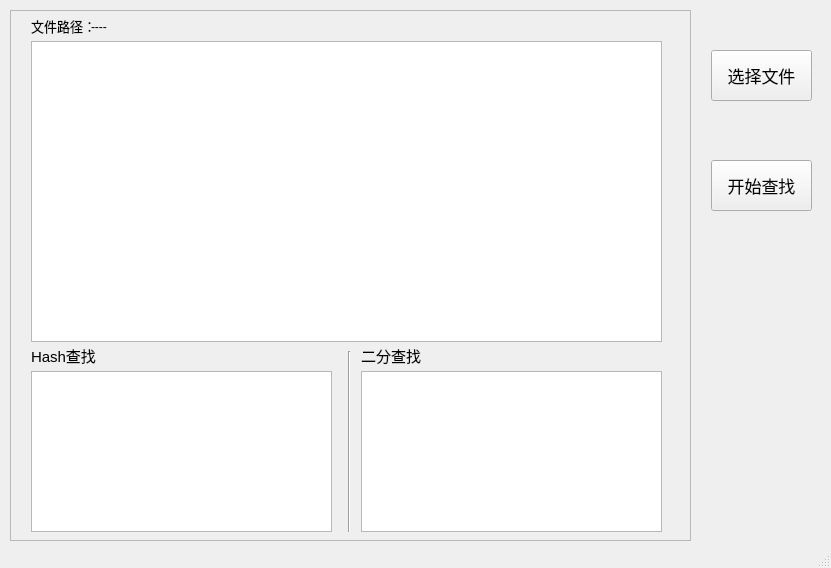
<?xml version="1.0" encoding="UTF-8"?>
<ui version="4.0">
 <class>MainwindowClass</class>
 <widget class="QMainWindow" name="MainwindowClass">
  <property name="geometry">
   <rect>
    <x>0</x>
    <y>0</y>
    <width>831</width>
    <height>568</height>
   </rect>
  </property>
  <property name="maximumSize">
   <size>
    <width>831</width>
    <height>568</height>
   </size>
  </property>
  <property name="windowTitle">
   <string>Mainwindow</string>
  </property>
  <widget class="QWidget" name="centralWidget">
   <widget class="QPushButton" name="fileChoose">
    <property name="geometry">
     <rect>
      <x>711</x>
      <y>50</y>
      <width>101</width>
      <height>51</height>
     </rect>
    </property>
    <property name="font">
     <font>
      <pointsize>13</pointsize>
     </font>
    </property>
    <property name="text">
     <string>选择文件</string>
    </property>
   </widget>
   <widget class="QScrollArea" name="showArea">
    <property name="geometry">
     <rect>
      <x>10</x>
      <y>10</y>
      <width>681</width>
      <height>531</height>
     </rect>
    </property>
    <property name="widgetResizable">
     <bool>true</bool>
    </property>
    <widget class="QWidget" name="scrollAreaWidgetContents">
     <property name="geometry">
      <rect>
       <x>0</x>
       <y>0</y>
       <width>679</width>
       <height>529</height>
      </rect>
     </property>
     <widget class="QTextBrowser" name="codePreviewer">
      <property name="geometry">
       <rect>
        <x>20</x>
        <y>30</y>
        <width>631</width>
        <height>301</height>
       </rect>
      </property>
     </widget>
     <widget class="QLabel" name="Hash">
      <property name="geometry">
       <rect>
        <x>20</x>
        <y>334</y>
        <width>91</width>
        <height>21</height>
       </rect>
      </property>
      <property name="font">
       <font>
        <pointsize>11</pointsize>
       </font>
      </property>
      <property name="text">
       <string>Hash查找</string>
      </property>
     </widget>
     <widget class="QLabel" name="Binary">
      <property name="geometry">
       <rect>
        <x>350</x>
        <y>334</y>
        <width>101</width>
        <height>21</height>
       </rect>
      </property>
      <property name="font">
       <font>
        <pointsize>11</pointsize>
       </font>
      </property>
      <property name="text">
       <string>二分查找</string>
      </property>
     </widget>
     <widget class="Line" name="line">
      <property name="geometry">
       <rect>
        <x>330</x>
        <y>340</y>
        <width>16</width>
        <height>181</height>
       </rect>
      </property>
      <property name="orientation">
       <enum>Qt::Vertical</enum>
      </property>
     </widget>
     <widget class="QLabel" name="fileDir">
      <property name="geometry">
       <rect>
        <x>20</x>
        <y>4</y>
        <width>61</width>
        <height>21</height>
       </rect>
      </property>
      <property name="font">
       <font>
        <pointsize>10</pointsize>
       </font>
      </property>
      <property name="text">
       <string>文件路径：</string>
      </property>
     </widget>
     <widget class="QLabel" name="showFileDir">
      <property name="geometry">
       <rect>
        <x>80</x>
        <y>5</y>
        <width>561</width>
        <height>21</height>
       </rect>
      </property>
      <property name="text">
       <string>----</string>
      </property>
     </widget>
     <widget class="QTextBrowser" name="hashResultViewer">
      <property name="geometry">
       <rect>
        <x>20</x>
        <y>360</y>
        <width>301</width>
        <height>161</height>
       </rect>
      </property>
     </widget>
     <widget class="QTextBrowser" name="binaryResultViewer">
      <property name="geometry">
       <rect>
        <x>350</x>
        <y>360</y>
        <width>301</width>
        <height>161</height>
       </rect>
      </property>
     </widget>
    </widget>
   </widget>
   <widget class="QPushButton" name="startSearch">
    <property name="geometry">
     <rect>
      <x>711</x>
      <y>160</y>
      <width>101</width>
      <height>51</height>
     </rect>
    </property>
    <property name="font">
     <font>
      <pointsize>13</pointsize>
     </font>
    </property>
    <property name="text">
     <string>开始查找</string>
    </property>
   </widget>
  </widget>
  <widget class="QStatusBar" name="statusBar"/>
 </widget>
 <layoutdefault spacing="6" margin="11"/>
 <resources>
  <include location="Mainwindow.qrc"/>
 </resources>
 <connections/>
</ui>
